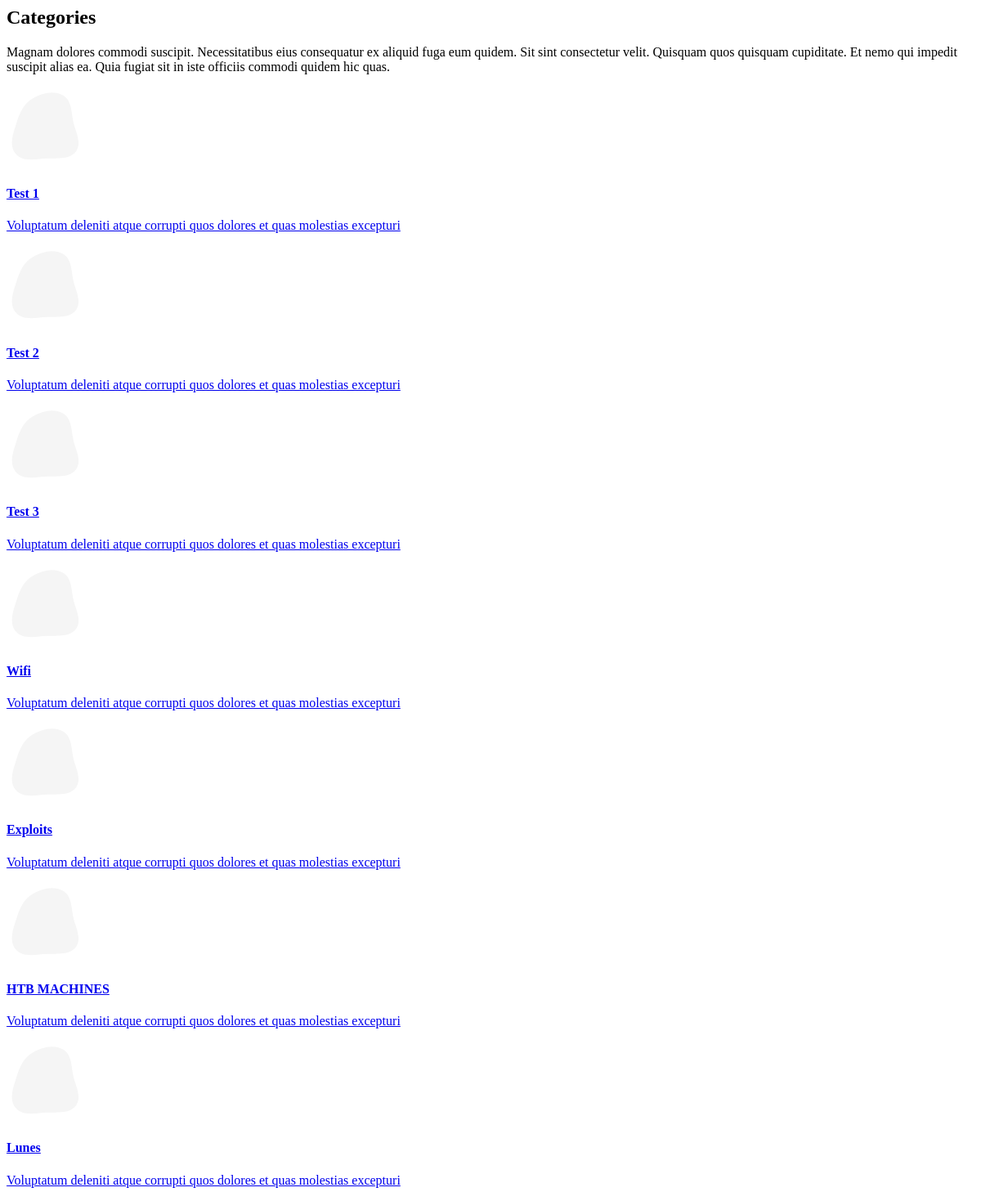
/categories/, run on an earlier commit of the app's database.
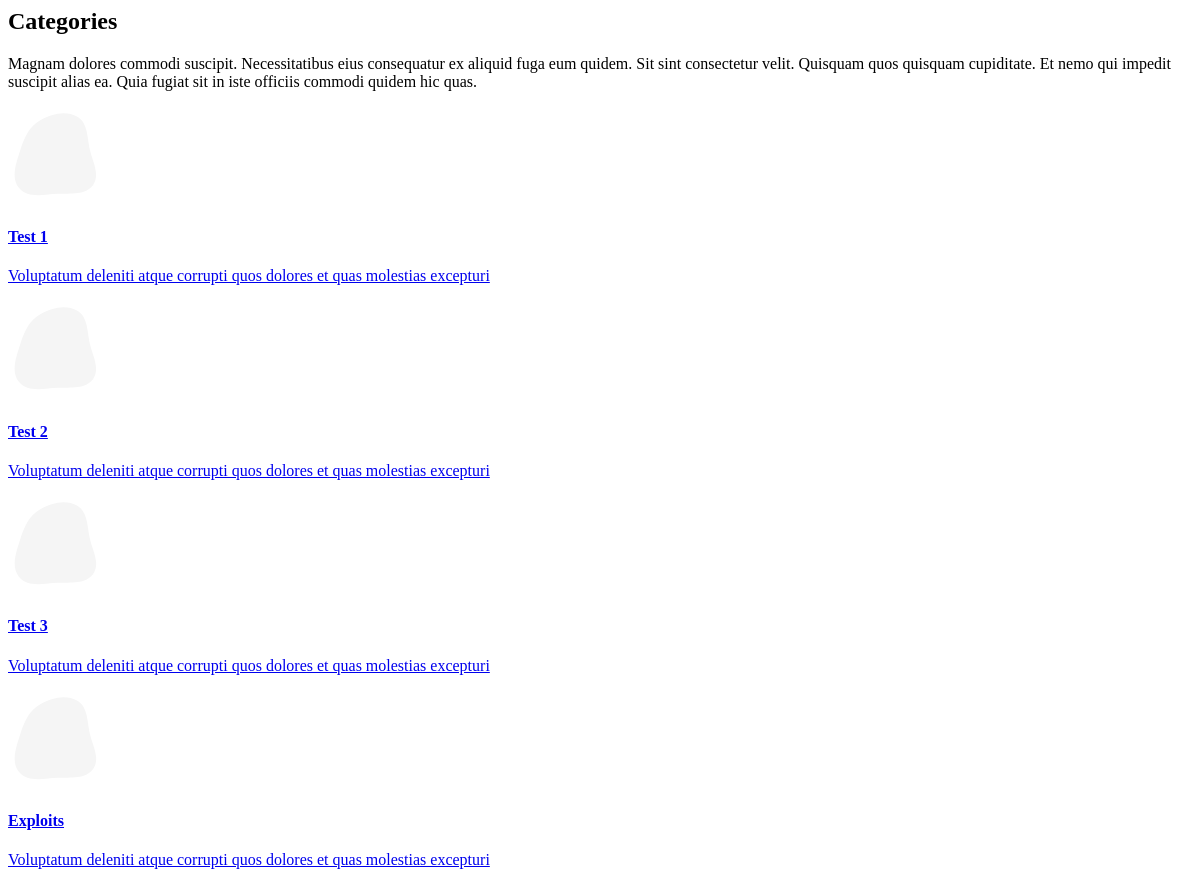
And on a later commit of the database.
### dashboard/blog/models.py (models this page shows, shortened)
class Categories(models.Model):
    name = models.CharField(max_length=100, unique=True)
    fecha_creacion = models.DateTimeField(auto_now_add=True)

### app/views.py (the view)
# urls.py: path('categories/', views.categories, name='categories'),
def categories(request):
    categories = Categories.objects.all()
    data = {
        'categories' : categories
    }
    return render(request, 'app/index/categories.html', data)

### templates/app/index/categories.html (shortened to what this page needs)
<section id="categories" class="services section-bg">
    <div class="container" data-aos="fade-up">
        <div class="section-title">
            <h2>Categories</h2>
            <p>Magnam dolores commodi suscipit. Necessitatibus eius consequatur ex aliquid fuga eum quidem. Sit sint
                consectetur velit. Quisquam quos quisquam cupiditate. Et nemo qui impedit suscipit alias ea. Quia fugiat
                sit in iste officiis commodi quidem hic quas.</p>
        </div>
        <div class="row gy-4">
            {% for category in categories %}
            <div class="col-lg-4 col-md-6 d-flex align-items-stretch" data-aos="zoom-in" data-aos-delay="100">
                <a href="{% url 'subcategories' category.id %}">
                    <div class="icon-box iconbox-blue">
                        <div class="icon">
                        </div>
                        <h4>{{ category.name }}</h4>
                        <p>Voluptatum deleniti atque corrupti quos dolores et quas molestias excepturi</p>
                    </div>
                </a>
            </div>
            {% endfor %}
        </div>
    </div>
</section>

What changed in the data, as far as the page shows it:
removed Categories: name "Wifi"
removed Categories: name "HTB MACHINES"
removed Categories: name "Lunes"
